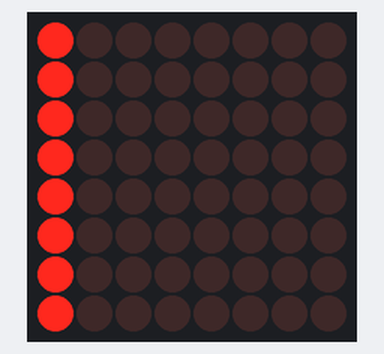
Simulated run of this sketch. Board: Arduino Uno, built with avr-gcc and run on an emulated ATmega328P. Shown: 8×8 LED matrix.

Above: at 0.1 s.
At 5.1 s:
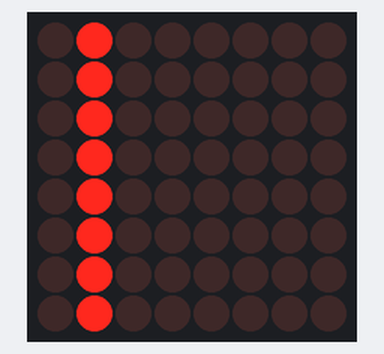
At 10.1 s:
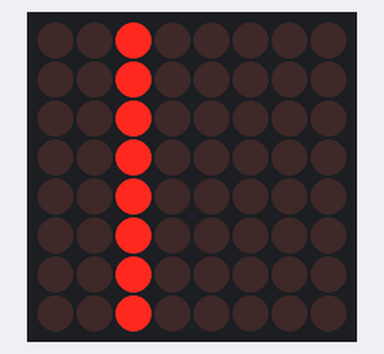
At 15.1 s:
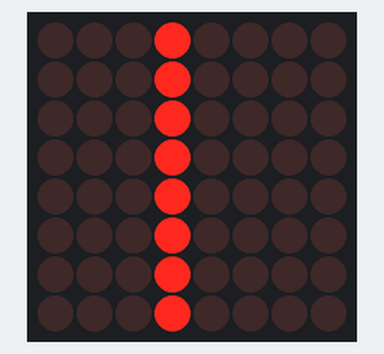
At 25.1 s:
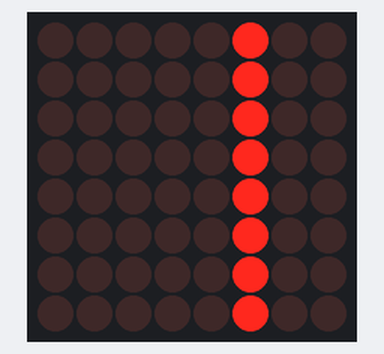
At 35.1 s:
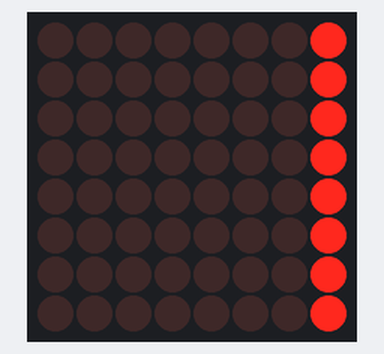

Measured:
- what the display in image 1 shows lasts 5.0 s, from 5.0 s to 10.0 s

The sketch:

vertical-line-shifting.ino
```cpp
#include <LedControl.h>

int DIN = 11;
int CS = 10;
int CLK = 13;

LedControl lc = LedControl(DIN, CLK, CS, 1);

void setup() {
  lc.shutdown(0, false);
  lc.setIntensity(0, 15);
  lc.clearDisplay(0);
}

void loop(){

  for(int col = 0; col < 8; col  ++){
    lc.setColumn(0, col, B11111111);
    delay(5000);
    lc.setColumn(0, col, B00000000);
  }

}
```
